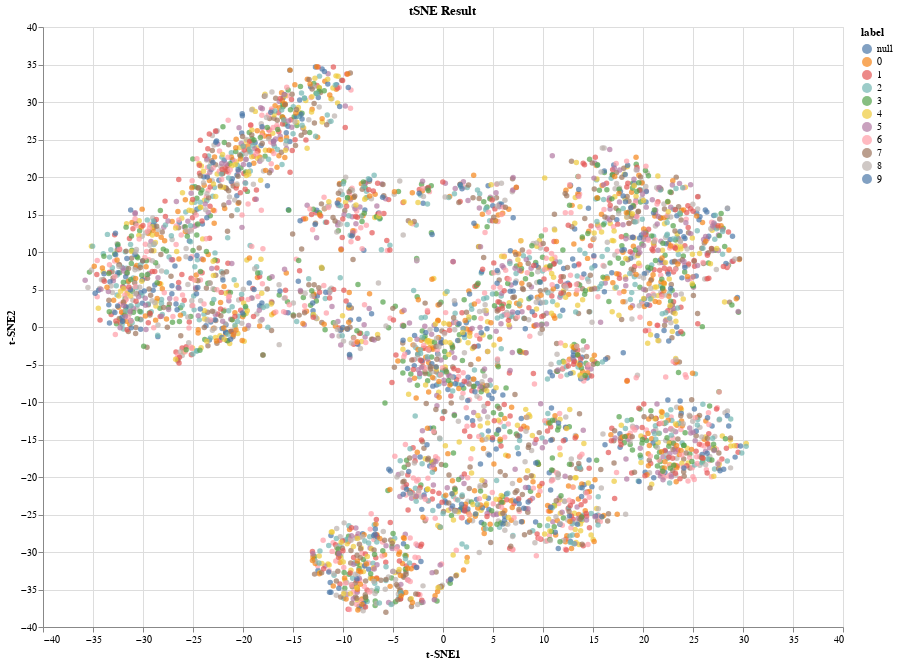

Source (notebook cell):
### Code cell
# tSNE with n_components=2, random_state = 42,perplexity=100, n_iter=1000
from sklearn.manifold import TSNE

tsne_100 = TSNE(n_components=2, random_state = 42,perplexity=100, n_iter=1000)
start_time = time.time()
tsne_result = tsne_100.fit_transform(data_standard)
end_time = time.time()
print(f"Time taken: {end_time - start_time:.4f} seconds")

df_tsne_result = pd.DataFrame(tsne_result, columns=['t-SNE1', 't-SNE2'])
df_tsne_result['label'] = labels[:]

scatter_tsne = alt.Chart(df_tsne_result).mark_circle(size=30).encode(
    x='t-SNE1',
    y='t-SNE2',
    tooltip=['t-SNE1', 't-SNE2', 'label'],
    color = 'label:N'
).properties(
    title='tSNE Result',
    width=800,
    height=600
)

scatter_tsne

### Figure 1 — Vega-Lite specification as saved in the notebook (floating-point values rounded to 4 significant figures; data arrays with more than 128 entries replaced by an {"elided": "..."} marker saying what was removed)
{"config": {"view": {"continuousWidth": 300, "continuousHeight": 300}}, "data": {"name": "data-36392351314e8a91b693043017b28157"}, "mark": {"type": "circle", "size": 30}, "encoding": {"color": {"field": "label", "type": "nominal"}, "tooltip": [{"field": "t-SNE1", "type": "quantitative"}, {"field": "t-SNE2", "type": "quantitative"}, {"field": "label", "type": "quantitative"}], "x": {"field": "t-SNE1", "type": "quantitative"}, "y": {"field": "t-SNE2", "type": "quantitative"}}, "height": 600, "title": "tSNE Result", "width": 800, "$schema": "https://vega.github.io/schema/vega-lite/v5.20.1.json", "datasets": {"data-36392351314e8a91b693043017b28157": {"elided": "4000 records"}}}
